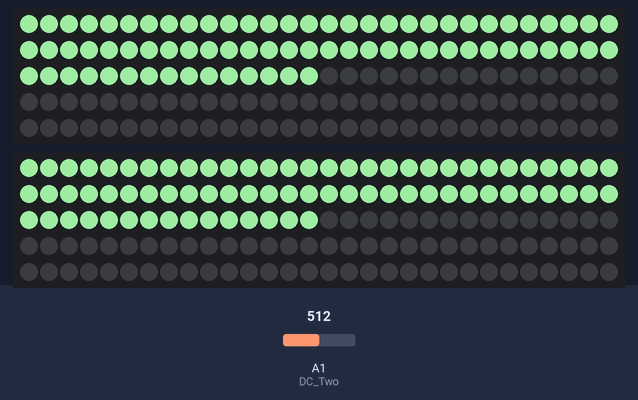
Simulated run of this sketch. Board: Arduino Uno, built with avr-gcc and run on an emulated ATmega328P. On the bench: 2 × 150 RGB LEDs in strip order, left to right, continuing on the next row. The inputs (shaded band) are chosen by the test bench; at power-on: A1 (DC_Two) = 512. Dim RGB values are drawn brighter than linear.

Above: at 1.24 s.
1.3 s: A1 (DC_Two) set to 527
3.0 s: A1 (DC_Two) set to 551
At 3.13 s:
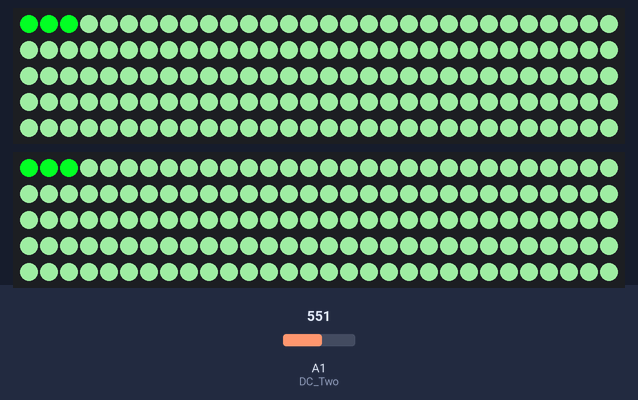
4.7 s: A1 (DC_Two) set to 581
7.0 s: A1 (DC_Two) set to 612
At 7.14 s:
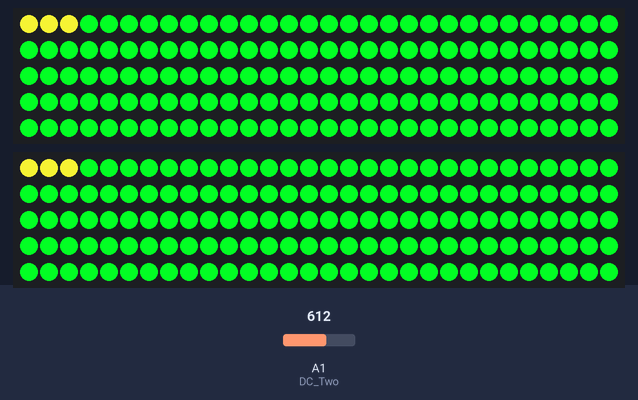
8.7 s: A1 (DC_Two) set to 644
At 10.0 s:
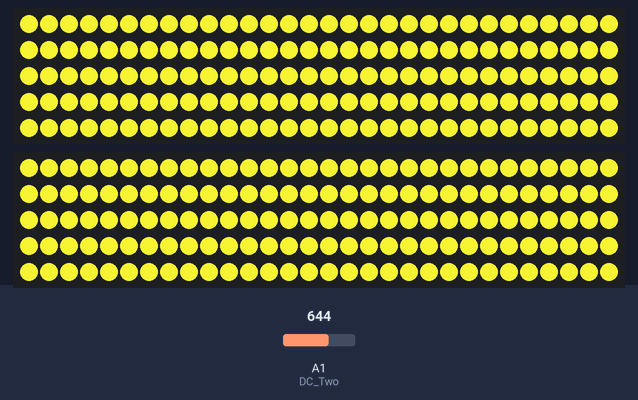
11.0 s: A1 (DC_Two) set to 667
At 13.68 s:
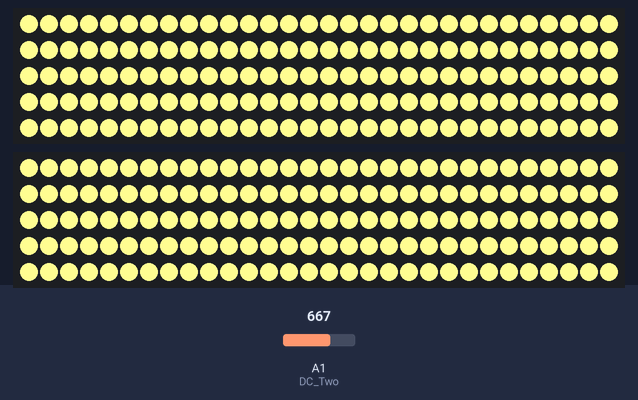

The sketch:

audio_visualizer.ino
```cpp
// Alex Maleno
// audio_visualizer.ino

#include <FastLED.h>

#define NUM_LEDS 150
#define LED1_PIN 6
#define LED2_PIN 7

//declaring spectrum shield pin connections
#define STROBE 4
#define RESET 5
#define DC_Two A1

//define spectrum variables
int freq_amp;
double leftFreq[7];

//array of ints seeing which freq is the most "active"
int activity[7];
int count;

//used to determine which frequency we are looking at
int thisFreq;

//determine the thresholds for each color
int LB; //lower bound
int range;

CRGB led[NUM_LEDS];

struct color {
  int red = 0;
  int green = 0;
  int blue = 0;
};

typedef struct color Color;

void setup() {
  Serial.begin(9600);

  thisFreq = 0;
  LB = 115;
  range = 120; //in the other sketches, range = 120

  //Set spectrum Shield pin configurations
  pinMode(STROBE, OUTPUT); //pin 4
  pinMode(RESET, OUTPUT); //pin 5
  pinMode(DC_Two, INPUT); //A1
  digitalWrite(STROBE, HIGH);
  digitalWrite(RESET, HIGH);

  //Initialize Spectrum Analyzers
  digitalWrite(STROBE, LOW);
  delay(1);
  digitalWrite(RESET, HIGH);
  delay(1);
  digitalWrite(STROBE, HIGH);
  delay(1);
  digitalWrite(STROBE, LOW);
  delay(1);
  digitalWrite(RESET, LOW);


  FastLED.addLeds<NEOPIXEL, LED1_PIN>(led, NUM_LEDS);
  FastLED.addLeds<NEOPIXEL, LED2_PIN>(led, NUM_LEDS);

  Color c;

  //starts the strip off as all white
  for (int i = 0; i < NUM_LEDS; i++) {
    led [i] = CRGB(c.red, c.green, c.blue);
  }

  FastLED.show();

  for (int i = 0; i < 7; i++){
    activity[i] = 0;
  }

  count = 0;

}

//sets the first 4 LEDs the randomly generated color
void setFirst(Color c) {
  led[0] = CRGB(c.red, c.green, c.blue);

  FastLED.show();
}

//shifts the LED colors over in groups of 5
void shift() {
  shiftBack10();

  for (int i = 135; i > 9; i -= 5) {
    for (int j = 0; j < 5; j++) {
      led[i + j] = led[i - 1];
    }
  }

  shiftFront10();

  FastLED.show();
}

//slowly adds in the new colors
void shiftFront10() {
  //group of 4
  for (int i = 6; i < 7; i++) { //set i = the first element in the group, then j goes from
    // 0 -> desired size of the group
    for (int j = 0; j < 4; j++) {
      led[i + j] = led[i - 1];
    }
  }

  //group of 3
  for (int i = 3; i < 4; i++) {
    for (int j = 0; j < 3; j++) {
      led[i + j] = led[i - 1];
    }
  }

  //group of 2
  for (int i = 1; i < 2; i++) {
    for (int j = 0; j < 2; j++) {
      led[i + j] = led[i - 1];
    }
  }

}

//slowly takes away the old colors
void shiftBack10() {
  //last LED
  led[149] = led[148];

  //group of 2
  for (int i = 147; i < 148; i++) {
    for (int j = 0; j < 2; j++) {
      led[i + j] = led[i - 1];
    }
  }

  //group of 3
  for (int i = 144; i < 145; i++) {
    for (int j = 0; j < 3; j++) {
      led[i + j] = led[i - 1];
    }
  }

  //group of 4
  for (int i = 140; i < 141; i++) { //set i = the first element in the group, then j goes from
    // 0 -> desired size of the group
    for (int j = 0; j < 4; j++) {
      led[i + j] = led[i - 1];
    }
  }

}

//reads in the frequencies for each band
void read_frequencies() {
  for (freq_amp = 0; freq_amp < 7; freq_amp++) {
    leftFreq[freq_amp] = analogRead(DC_Two);
    digitalWrite(STROBE, HIGH);
    digitalWrite(STROBE, LOW);
  }


}

int average(){
  int sum = 0;
  for (int i = 0; i < 7; i++){
      sum += leftFreq[i];
    }
  return sum / 7;
}

// Activity Scale
// - 1 -> no activity
// + 1 -> minimal activity
// + 2 -> active
// + 1 -> very active
// The purpose of this is to rate which frequency bands are currently playing in the music, and
// trying to prevent just a single color being displayed on the LED strips
void setActivity(){
  for (int i = 0; i < 7; i++){
    if (leftFreq[i] < LB and activity[i] > 0){ //only decrement the activity if there has been activity
      activity[i] += 2; //changed from last version
    } else if (leftFreq[i] >= LB and leftFreq[i] < LB + 3*range){
      activity[i] += 1;
    } else if (leftFreq[i] >= LB + 3*range and leftFreq[i] < LB + 17*range){
      activity[i] += 2;
    } else if (leftFreq[i] >= LB + 17*range){
      activity[i] += 1;
    }
  }

  if (count >= 20){
    for (int i = 0; i < 7; i++){
      activity[i] = 0;
    }
    count = 0;
  }
}


//calls setActivity to analyze the frequencies
void fixFreq(){
  if(average() > LB and average() < LB + 2*range){
    for (int i = 0; i < 7; i++){
      leftFreq[i] *= 3;
    }
  } else if (average() >= 2*range and average() < LB + 6*range){
    for (int i = 0; i < 7; i++){
      leftFreq[i] *= 2;
    }
  }  else if (average() < LB and average() > LB - 50){
    for (int i = 0; i < 7; i++){
      leftFreq[i] *= 4;
    }
  }  else if (average() > 0 and average() < LB - 50){
    for (int i = 0; i < 7; i++){
      leftFreq[i] = 0;
    }
  }

  setActivity();
}


// I manually chose the different RBG values for different frequency ranges, so this is not
// the prettiest function
Color setColor (Color c){
  if (leftFreq[thisFreq] >= LB and leftFreq[thisFreq] < LB + range) {
    //soft purple
    c.red = 110;
    c.green = 0;
    c.blue = 255;
  } else if (leftFreq[thisFreq] >= LB +  range and leftFreq[thisFreq] < LB +  2*range) {
    //dark purple
    c.red = 113;
    c.green = 47;
    c.blue = 198;
  } else if (leftFreq[thisFreq] >= LB + 2*range and leftFreq[thisFreq] < LB +  3*range) {
    //bright purple
    c.red = 207;
    c.green = 112;
    c.blue = 239;
  } else if (leftFreq[thisFreq] >= LB + 3*range and leftFreq[thisFreq] < LB +  4*range) {
    //dark blue
    c.red = 13;
    c.green = 13;
    c.blue = 216;
  } else if (leftFreq[thisFreq] >= LB + 4*range and leftFreq[thisFreq] < LB +  5*range) {
    //sky blue
    c.red = 0;
    c.green = 131;
    c.blue = 255;
  } else if (leftFreq[thisFreq] >= LB + 5*range and leftFreq[thisFreq] < LB +  6*range) {
    //cyan
    c.red = 56;
    c.green = 238;
    c.blue = 255;
  } else if (leftFreq[thisFreq] >= LB + 6*range and leftFreq[thisFreq] < LB +  7*range) {
    //dark green
    c.red = 19;
    c.green = 173;
    c.blue = 39;
  } else if (leftFreq[thisFreq] >= LB + 7*range and leftFreq[thisFreq] < LB +  8*range) {
    //greenish
    c.red = 131;
    c.green = 196;
    c.blue = 134;
  } else if (leftFreq[thisFreq] >= LB + 8*range and leftFreq[thisFreq] < LB +  9*range) {
    //neon green
    c.red = 2;
    c.green = 255;
    c.blue = 36;
  } else if (leftFreq[thisFreq] >= LB + 9*range and leftFreq[thisFreq] < LB +  10*range) {
    //dark yellow
    c.red = 226;
    c.green = 223;
    c.blue = 47;
  } else if (leftFreq[thisFreq] >= LB + 10*range and leftFreq[thisFreq] < LB +  11*range) {
    //light yellow
    c.red = 255;
    c.green = 253;
    c.blue = 145;
  } else if (leftFreq[thisFreq] >= LB + 11*range and leftFreq[thisFreq] < LB +  12*range){
    //bright yellow
    c.red = 255;
    c.green = 255;
    c.blue = 2;
  } else if (leftFreq[thisFreq] >= LB + 12*range and leftFreq[thisFreq] < LB +  13*range){
    //light orange
    c.red = 255;
    c.green = 196;
    c.blue = 89;
  } else if (leftFreq[thisFreq] >= LB + 13*range and leftFreq[thisFreq] < LB +  14*range){
    //dark orange
    c.red = 255;
    c.green = 165;
    c.blue = 0;
  } else if (leftFreq[thisFreq] >= LB + 14*range and leftFreq[thisFreq] < LB + 15*range) {
    //burgandy
    c.red = 133;
    c.green = 33;
    c.blue = 33;
  } else if (leftFreq[thisFreq] >= LB + 15*range and leftFreq[thisFreq] < LB +  16* range) {
    //dark red
    c.red = 183;
    c.green = 20;
    c.blue = 20;
  } else if (leftFreq[thisFreq] >= LB + 16*range and leftFreq[thisFreq] < LB + 17*range) {
    //bright red
    c.red = 255;
    c.green = 56;
    c.blue = 56;
  } else if (leftFreq[thisFreq] >= LB + 17*range and leftFreq[thisFreq] < LB + 18*range) {
    //light red/salmon
    c.red = 239;
    c.green = 186;
    c.blue = 186;
  } else if (leftFreq[thisFreq] >= LB + 18*range and leftFreq[thisFreq] < LB + 19*range) {
    //pink
    c.red = 255;
    c.green = 140;
    c.blue = 222;
  } else if (leftFreq[thisFreq] >= LB +  19*range and leftFreq[thisFreq] < LB + 20*range) {
    //hot pink
    c.red = 255;
    c.green = 0;
    c.blue = 182;
  } else if (leftFreq[thisFreq] >= LB +  20*range and leftFreq[thisFreq] < LB + 21*range) {
    //white
    c.red = 255;
    c.green = 255;
    c.blue = 255;
  }

  return c;
}

//sets it to the most active freq. If none of them are active, the song is most likely at a low point,
//so set the bestFreq equal to the lowest frequency (at the zero position)
int setFreq(){
  int bestFreq = 3;
  int sumFreq = 0;

  for (int i = 0; i < 7; i++){
    if (activity[bestFreq] < activity[i]){
      bestFreq = i;
    }
    sumFreq += activity[i];
  }

  if (sumFreq == 0)
    bestFreq = 0;

  return bestFreq;
}

void loop() {
  Color c;

  //every second, the program will reasses which frequency is most active
  count++;

  //gets the newest frequencies
  read_frequencies();

  //accounts for volume change
  fixFreq();

  //determines which freq to look at
  thisFreq = setFreq();

  c = setColor(c);

  shift();
  setFirst(c);

  delay(50);

}
```

Measured:
- the behaviour switches between 537 and 538 on A1 (DC_Two) (found by bisection; images 0 and 1)
- the behaviour switches between 597 and 598 on A1 (DC_Two) (found by bisection; images 1 and 2)
- the behaviour switches between 657 and 658 on A1 (DC_Two) (found by bisection; images 3 and 4)
- after the input at 3.0 s, the LEDs: first change after 0.07 s (image 1 shows a later state)
- after the input at 7.0 s, the LEDs: first change after 0.08 s (image 2 shows a later state)
- after the input at 11.0 s, the LEDs: first change after 0.09 s (image 4 shows a later state)
